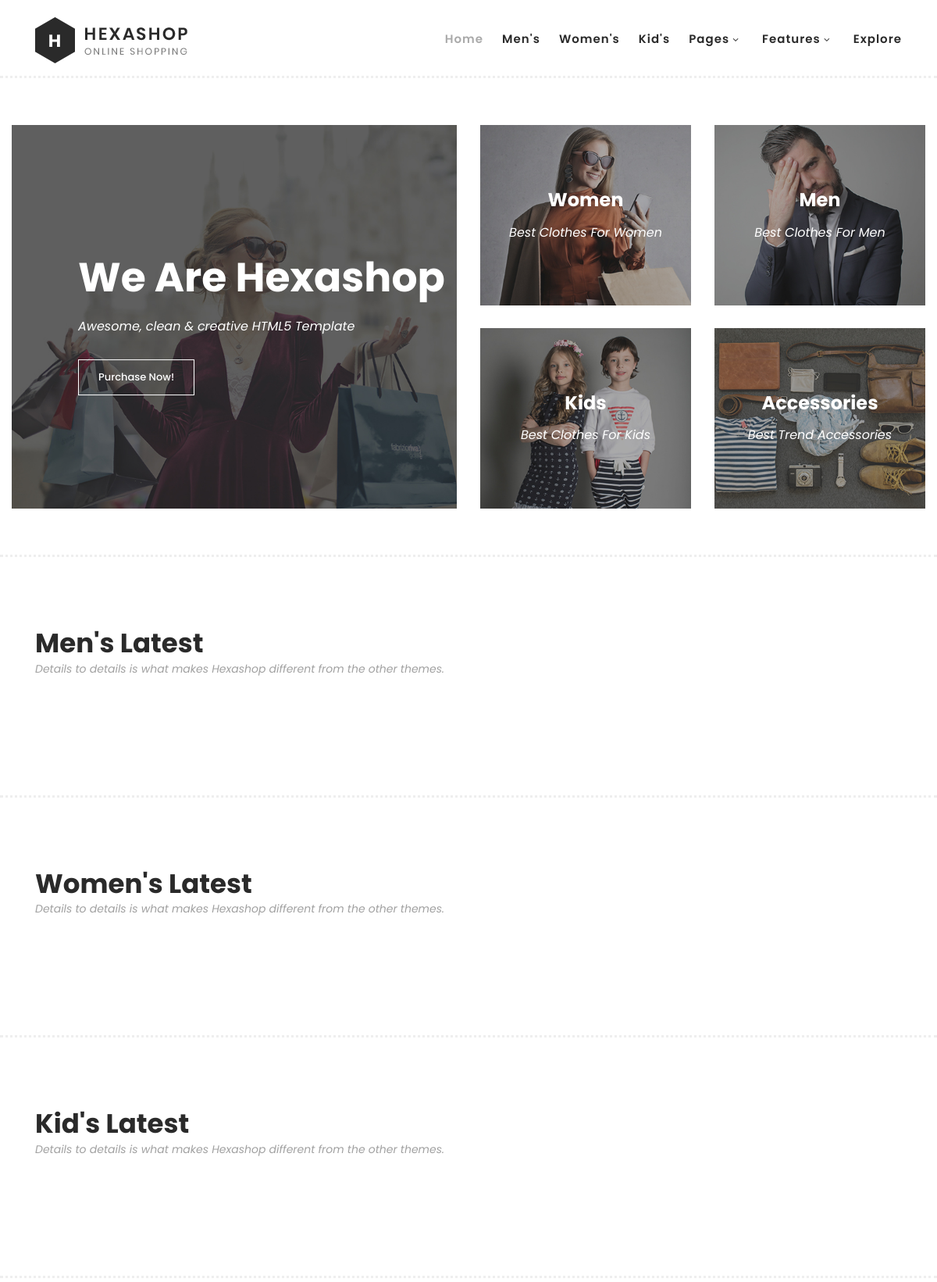
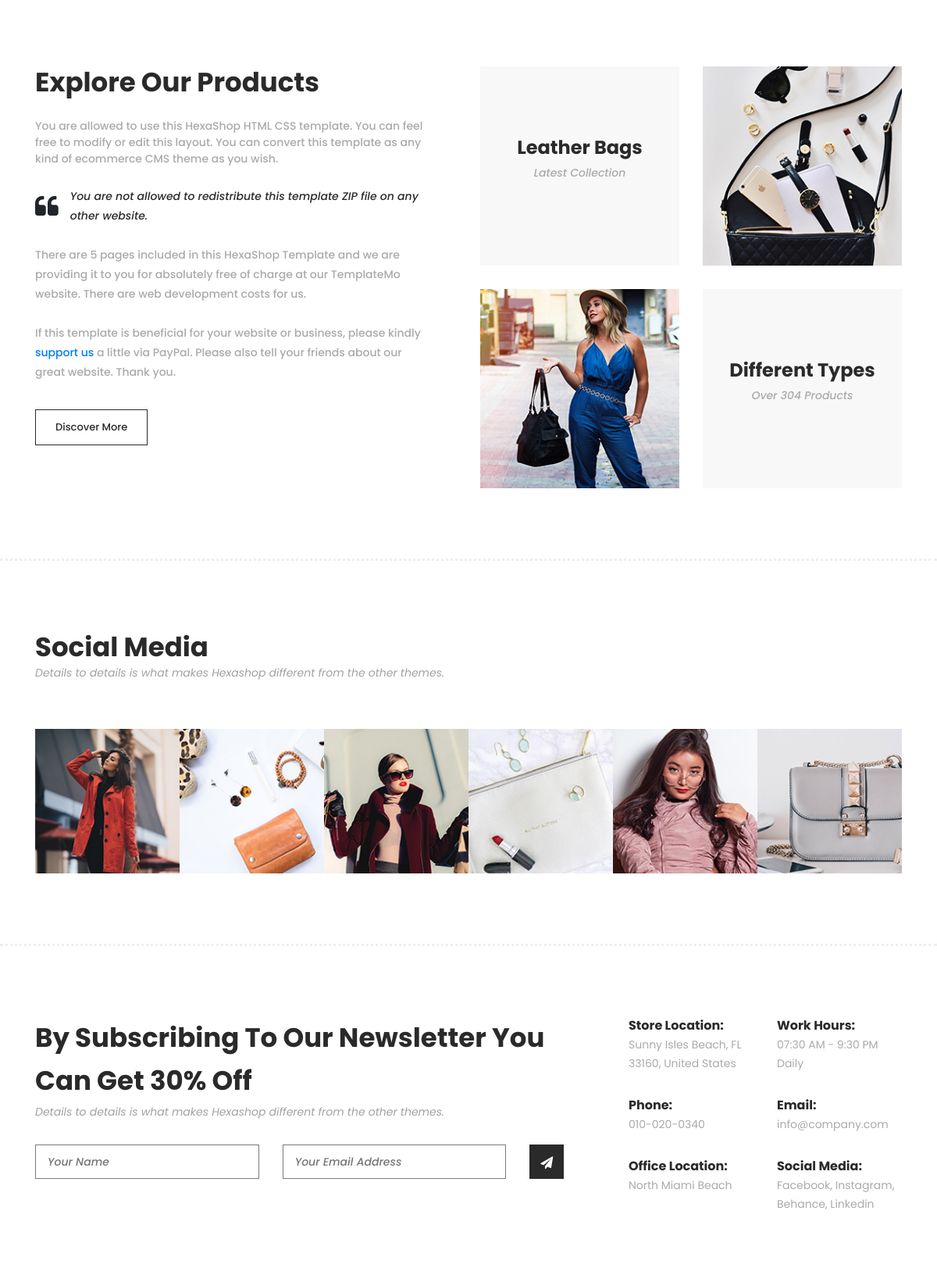
Screenshot of /index1.php (upper part) with the database file from the repository (2 pictures, top to bottom).
### tables this page shows
CREATE TABLE h_categories(
                             idCategorie INT PRIMARY KEY AUTO_INCREMENT,
                             nomCategorie VARCHAR(255)
);

### inc/fonction.php (called while the page is built, shortened)
<?php
function getCategories() {
    $pdo = connexion();
    $stmt = $pdo->prepare("SELECT * FROM h_categories");
    $stmt->execute();
    return $stmt->fetchAll(PDO::FETCH_ASSOC);
}

### index1.php (the view, shortened to what this page needs)
<?php
include 'inc/fonction.php';
$categories = getCategories();
?>
<!DOCTYPE html>
<html lang="en">
<head>
    <link rel="stylesheet" type="text/css" href="assets/css/bootstrap.min.css">
    <link rel="stylesheet" type="text/css" href="assets/css/font-awesome.css">
    <link rel="stylesheet" href="assets/css/templatemo-hexashop.css">
    <link rel="stylesheet" href="assets/css/owl-carousel.css">
    <link rel="stylesheet" href="assets/css/lightbox.css">
</head>
<body>
<header class="header-area header-sticky">
    <div class="container">
        <div class="row">
            <div class="col-12">
                <nav class="main-nav">
                    <a href="index.html" class="logo">
                        <img src="assets/images/logo.png">
                    </a>
                    <ul class="nav">
                        <li class="scroll-to-section"><a href="#top" class="active">Home</a></li>
                        <?php foreach ($categories as $categorie){
                            if ($categorie['nomCategorie'] == "Kid's") {?>
                                <li class="scroll-to-section"><a href="#kids"><?= $categorie['nomCategorie']; ?></a></li>
                            <?php }else{ ?>
                                <li class="scroll-to-section"><a href="#<?= strtolower(substr($categorie['nomCategorie'], 0, -2)); ?>"><?= $categorie['nomCategorie']; ?></a></li>
                            <?php }} ?>
                        <li class="submenu">
                            <a href="javascript:;">Pages</a>
                        </li>
                        <li class="submenu">
                            <a href="javascript:;">Features</a>
                        </li>
                        <li class="scroll-to-section"><a href="#explore">Explore</a></li>
                    </ul>
                </nav>
            </div>
        </div>
    </div>
</header>
<div class="main-banner" id="top">
    <div class="container-fluid">
        <div class="row">
            <div class="col-lg-6">
                <div class="left-content">
                    <div class="thumb">
                        <div class="inner-content">
                            <h4>We Are Hexashop</h4>
                            <span>Awesome, clean &amp; creative HTML5 Template</span>
                            <div class="main-border-button">
                                <a href="#">Purchase Now!</a>
                            </div>
                        </div>
                        <img src="assets/images/left-banner-image.jpg" alt="">
                    </div>
                </div>
            </div>
            <div class="col-lg-6">
                <div class="right-content">
                    <div class="row">
                        <div class="col-lg-6">
                            <div class="right-first-image">
                                <div class="thumb">
                                    <div class="inner-content">
                                        <h4>Women</h4>
                                        <span>Best Clothes For Women</span>
                                    </div>
                                    <img src="assets/images/baner-right-image-01.jpg">
                                </div>
                            </div>
                        </div>
                        <div class="col-lg-6">
                            <div class="right-first-image">
                                <div class="thumb">
                                    <div class="inner-content">
                                        <h4>Men</h4>
                                        <span>Best Clothes For Men</span>
                                    </div>
                                    <img src="assets/images/baner-right-image-02.jpg">
                                </div>
                            </div>
                        </div>
                        <div class="col-lg-6">
                            <div class="right-first-image">
                                <div class="thumb">
                                    <div class="inner-content">
                                        <h4>Kids</h4>
                                        <span>Best Clothes For Kids</span>
                                    </div>
                                    <img src="assets/images/baner-right-image-03.jpg">
                                </div>
                            </div>
                        </div>
                        <div class="col-lg-6">
                            <div class="right-first-image">
                                <div class="thumb">
                                    <div class="inner-content">
                                        <h4>Accessories</h4>
                                        <span>Best Trend Accessories</span>
                                    </div>
                                    <img src="assets/images/baner-right-image-04.jpg">
                                </div>
                            </div>
                        </div>
                    </div>
                </div>
            </div>
        </div>
    </div>
</div>
<section class="section" id="men">
    <div class="container">
        <div class="row">
            <div class="col-lg-6">
                <div class="section-heading">
                    <h2>Men's Latest</h2>
                    <span>Details to details is what makes Hexashop different from the other themes.</span>
                </div>
            </div>
        </div>
    </div>
</section>
<section class="section" id="women">
    <div class="container">
        <div class="row">
            <div class="col-lg-6">
                <div class="section-heading">
                    <h2>Women's Latest</h2>
                    <span>Details to details is what makes Hexashop different from the other themes.</span>
                </div>
            </div>
        </div>
    </div>
</section>
<section class="section" id="kids">
    <div class="container">
        <div class="row">
            <div class="col-lg-6">
                <div class="section-heading">
                    <h2>Kid's Latest</h2>
                    <span>Details to details is what makes Hexashop different from the other themes.</span>
                </div>
            </div>
        </div>
    </div>
</section>
<section class="section" id="explore">
    <div class="container">
        <div class="row">
            <div class="col-lg-6">
                <div class="left-content">
                    <h2>Explore Our Products</h2>
                    <span>You are allowed to use this HexaShop HTML CSS template. You can feel free to modify or edit this layout. You can convert this template as any kind of ecommerce CMS theme as you wish.</span>
                    <div class="quote">
                        <i class="fa fa-quote-left"></i><p>You are not allowed to redistribute this template ZIP file on any other website.</p>
                    </div>
                    <p>There are 5 pages included in this HexaShop Template and we are providing it to you for absolutely free of charge at our TemplateMo website. There are web development costs for us.</p>
                    <p>If this template is beneficial for your website or business, please kindly <a rel="nofollow" href="https://paypal.me/templatemo" target="_blank">support us</a> a little via PayPal. Please also tell your friends about our great website. Thank you.</p>
                    <div class="main-border-button">
                        <a href="products.php">Discover More</a>
                    </div>
                </div>
            </div>
            <div class="col-lg-6">
                <div class="right-content">
                    <div class="row">
                        <div class="col-lg-6">
                            <div class="leather">
                                <h4>Leather Bags</h4>
                                <span>Latest Collection</span>
                            </div>
                        </div>
                        <div class="col-lg-6">
                            <div class="first-image">
                                <img src="assets/images/explore-image-01.jpg" alt="">
                            </div>
                        </div>
                        <div class="col-lg-6">
                            <div class="second-image">
                                <img src="assets/images/explore-image-02.jpg" alt="">
                            </div>
                        </div>
                        <div class="col-lg-6">
                            <div class="types">
                                <h4>Different Types</h4>
                                <span>Over 304 Products</span>
                            </div>
                        </div>
                    </div>
                </div>
            </div>
        </div>
    </div>
</section>
<section class="section" id="social">
    <div class="container">
        <div class="row">
            <div class="col-lg-12">
                <div class="section-heading">
                    <h2>Social Media</h2>
                    <span>Details to details is what makes Hexashop different from the other themes.</span>
                </div>
            </div>
        </div>
    </div>
    <div class="container">
        <div class="row images">
            <div class="col-2">
                <div class="thumb">
                    <img src="assets/images/instagram-01.jpg" alt="">
                </div>
            </div>
            <div class="col-2">
                <div class="thumb">
                    <img src="assets/images/instagram-02.jpg" alt="">
                </div>
            </div>
            <div class="col-2">
                <div class="thumb">
                    <img src="assets/images/instagram-03.jpg" alt="">
                </div>
            </div>
            <div class="col-2">
                <div class="thumb">
                    <img src="assets/images/instagram-04.jpg" alt="">
                </div>
            </div>
            <div class="col-2">
                <div class="thumb">
                    <img src="assets/images/instagram-05.jpg" alt="">
                </div>
            </div>
            <div class="col-2">
                <div class="thumb">
                    <img src="assets/images/instagram-06.jpg" alt="">
                </div>
            </div>
        </div>
    </div>
</section>
<div class="subscribe">
    <div class="container">
        <div class="row">
            <div class="col-lg-8">
                <div class="section-heading">
                    <h2>By Subscribing To Our Newsletter You Can Get 30% Off</h2>
                    <span>Details to details is what makes Hexashop different from the other themes.</span>
                </div>
                <form id="subscribe" action="" method="get">
                    <div class="row">
                        <div class="col-lg-5">
                            <fieldset>
                                <input name="name" type="text" id="name" placeholder="Your Name" required="">
                            </fieldset>
                        </div>
                        <div class="col-lg-5">
                            <fieldset>
                                <input name="email" type="text" id="email" pattern="[^ @]*@[^ @]*" placeholder="Your Email Address" required="">
                            </fieldset>
                        </div>
                        <div class="col-lg-2">
                            <fieldset>
                                <button type="submit" id="form-submit" class="main-dark-button"><i class="fa fa-paper-plane"></i></button>
                            </fieldset>
                        </div>
                    </div>
                </form>
            </div>
            <div class="col-lg-4">
                <div class="row">
                    <div class="col-6">
                        <ul>
                            <li>Store Location:<br><span>Sunny Isles Beach, FL 33160, United States</span></li>
                            <li>Phone:<br><span>010-020-0340</span></li>
                            <li>Office Location:<br><span>North Miami Beach</span></li>
                        </ul>
                    </div>
                    <div class="col-6">
                        <ul>
                            <li>Work Hours:<br><span>07:30 AM - 9:30 PM Daily</span></li>
                            <li>Email:<br><span>info@company.com</span></li>
                            <li>Social Media:<br><span><a href="#">Facebook</a>, <a href="#">Instagram</a>, <a href="#">Behance</a>, <a href="#">Linkedin</a></span></li>
                        </ul>
                    </div>
                </div>
            </div>
        </div>
    </div>
</div>
</body>
</html>

### rows the page displays
h_categories: nomCategorie "Men's"
h_categories: nomCategorie "Women's"
h_categories: nomCategorie "Kid's"
